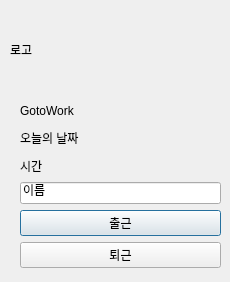
<?xml version="1.0" encoding="UTF-8"?>
<ui version="4.0">
 <class>GotoWork</class>
 <widget class="QDialog" name="GotoWork">
  <property name="geometry">
   <rect>
    <x>0</x>
    <y>0</y>
    <width>230</width>
    <height>282</height>
   </rect>
  </property>
  <property name="windowTitle">
   <string>GotoWork_PC</string>
  </property>
  <widget class="QLabel" name="label_logo">
   <property name="geometry">
    <rect>
     <x>10</x>
     <y>10</y>
     <width>210</width>
     <height>80</height>
    </rect>
   </property>
   <property name="tabletTracking">
    <bool>false</bool>
   </property>
   <property name="frameShape">
    <enum>QFrame::NoFrame</enum>
   </property>
   <property name="text">
    <string>로고</string>
   </property>
  </widget>
  <widget class="QWidget" name="layoutWidget">
   <property name="geometry">
    <rect>
     <x>20</x>
     <y>100</y>
     <width>201</width>
     <height>168</height>
    </rect>
   </property>
   <layout class="QVBoxLayout" name="verticalLayout">
    <item>
     <widget class="QLabel" name="label_title">
      <property name="text">
       <string>GotoWork</string>
      </property>
     </widget>
    </item>
    <item>
     <widget class="QLabel" name="label_nowdate">
      <property name="text">
       <string>오늘의 날짜</string>
      </property>
     </widget>
    </item>
    <item>
     <widget class="QLabel" name="label_nowtime">
      <property name="text">
       <string>시간</string>
      </property>
     </widget>
    </item>
    <item>
     <widget class="QLineEdit" name="lineEdit_name">
      <property name="text">
       <string>이름</string>
      </property>
     </widget>
    </item>
    <item>
     <widget class="QPushButton" name="btn_attendance">
      <property name="text">
       <string>출근</string>
      </property>
     </widget>
    </item>
    <item>
     <widget class="QPushButton" name="btn_leavework">
      <property name="text">
       <string>퇴근</string>
      </property>
     </widget>
    </item>
   </layout>
  </widget>
 </widget>
 <resources/>
 <connections/>
</ui>
